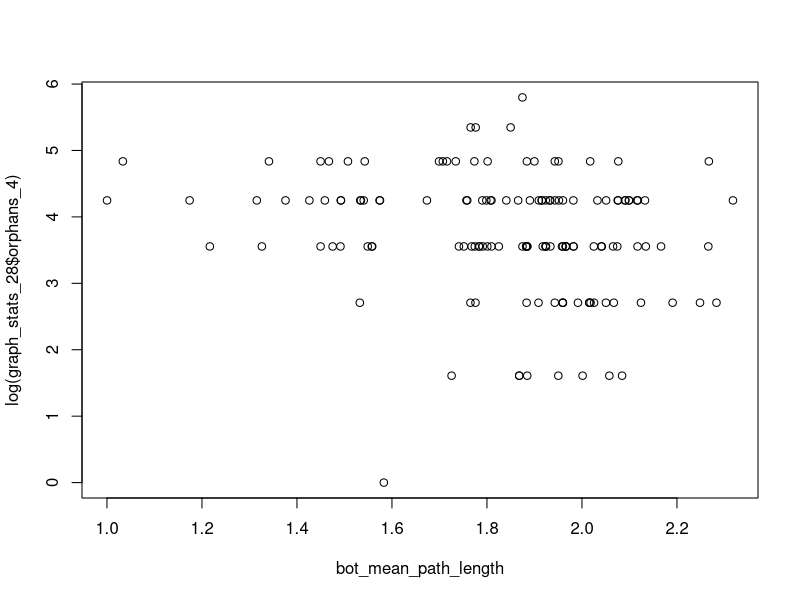
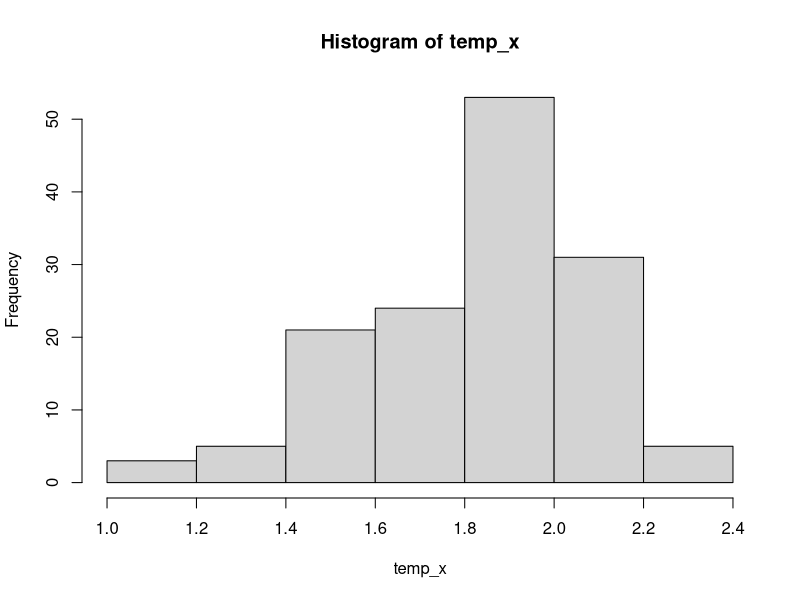
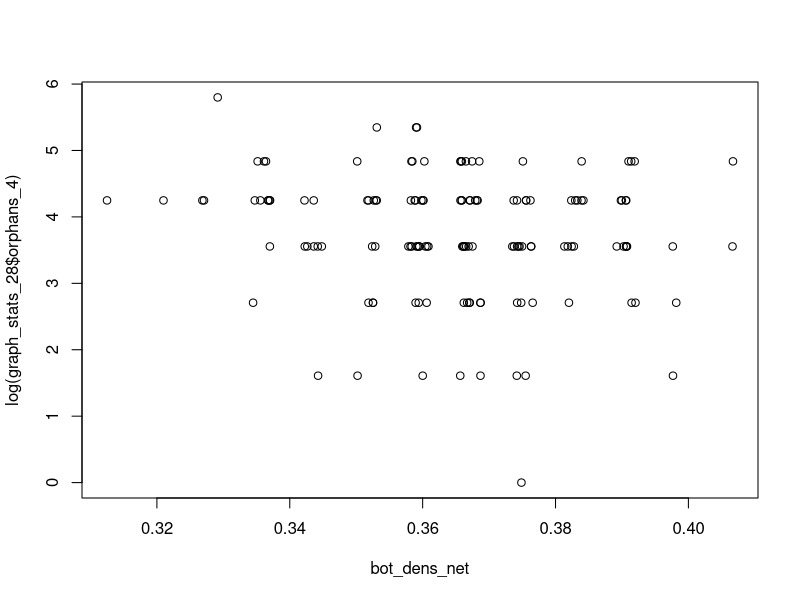
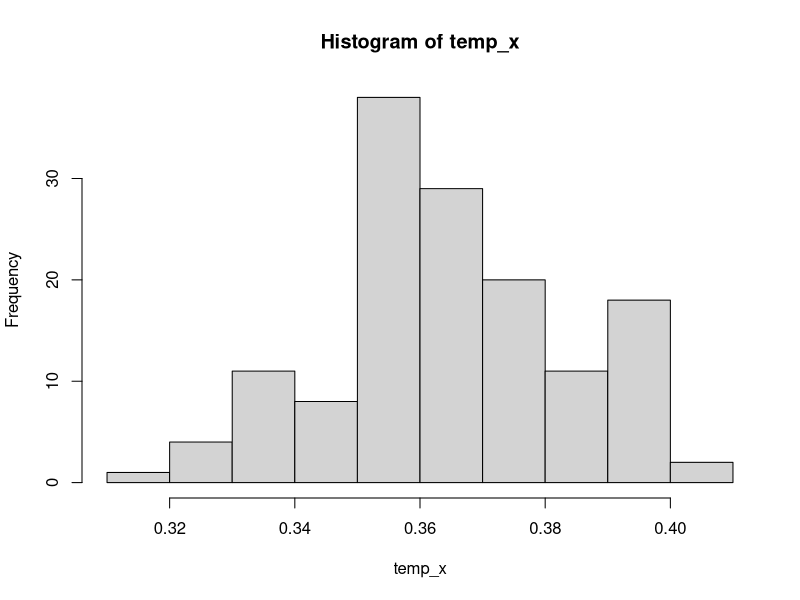
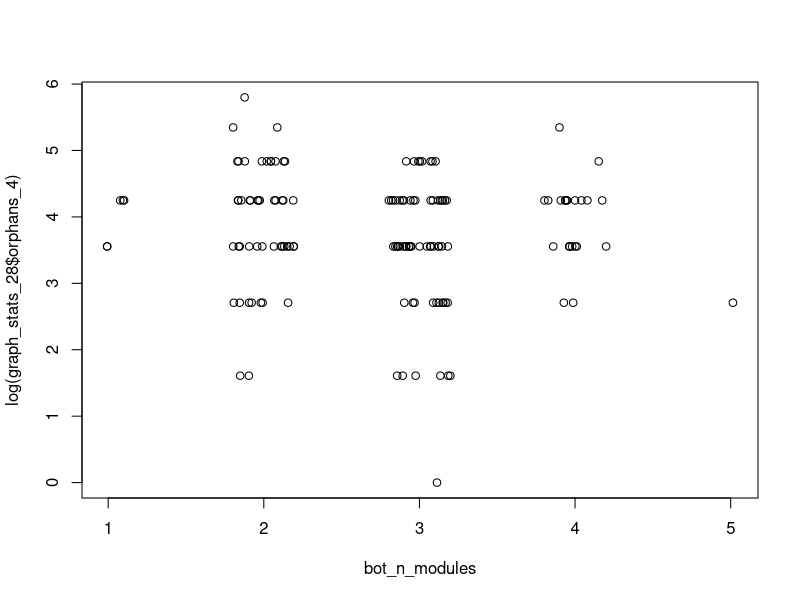
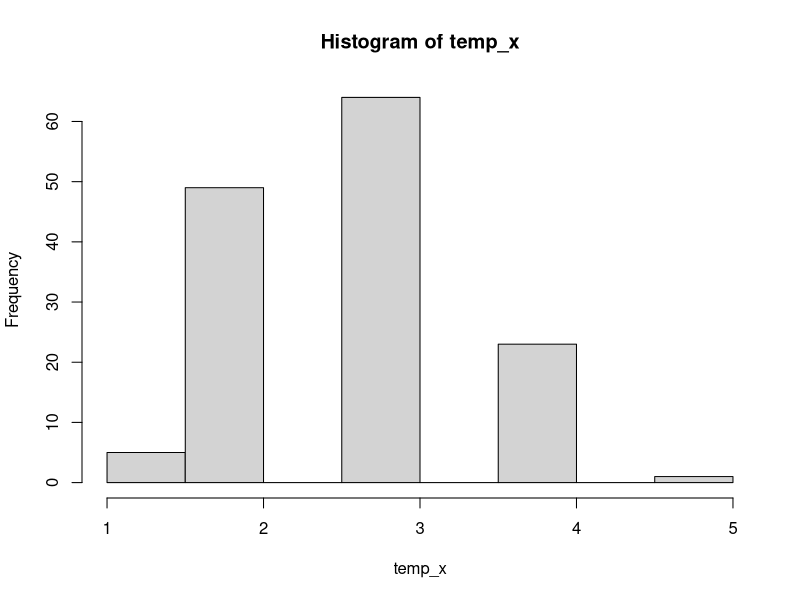
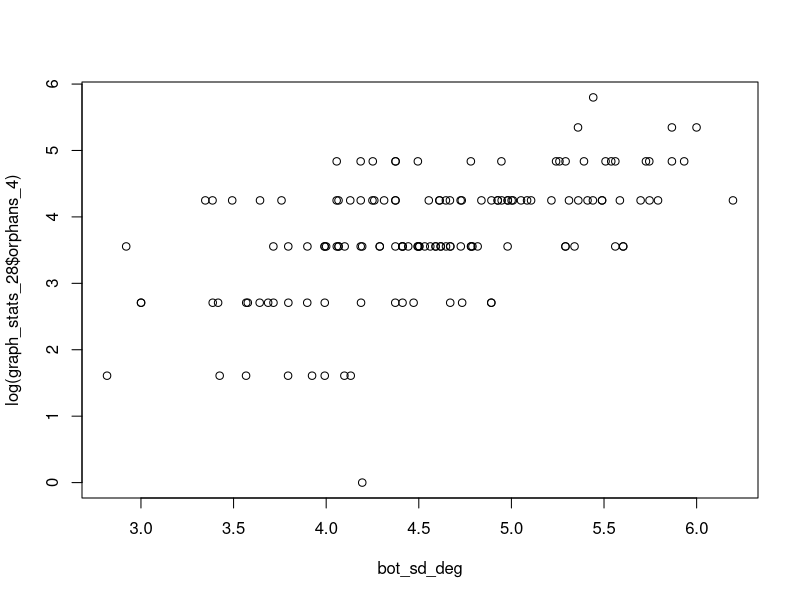
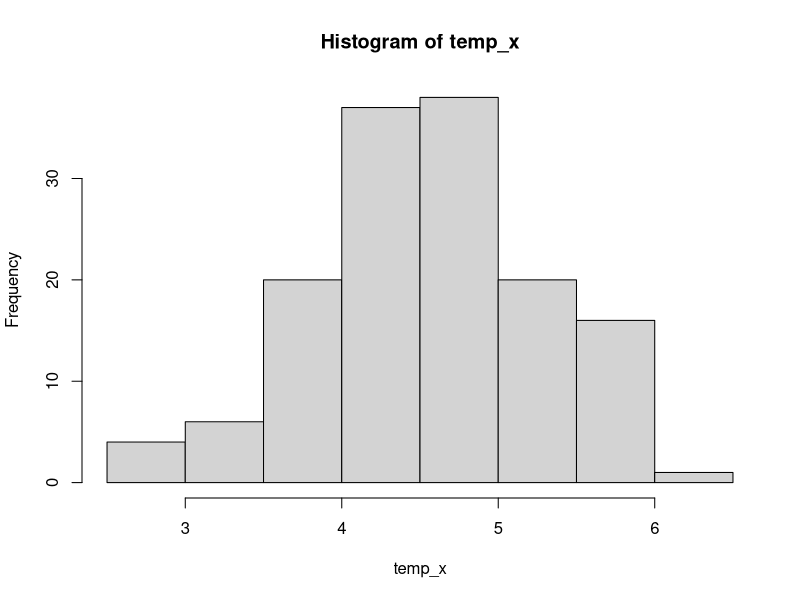

These charts were generated, in order, by the following R code:
## ---- chunk 1
knitr::opts_chunk$set(echo = TRUE, message=F)
## ---- chunk 2
require(tidyverse)
## ---- chunk 3
graph_stats = read_tsv("graph_stats.txt", col_names=F)
#graph_stats_old = read_tsv("graph_stats_old.txt", col_names=F)
colnames(graph_stats) = c("n_receptors", "n_effectors",
        "bot_degeneracy", "bot_dens_net",
        "bot_mean_deg", "bot_sd_deg",
        "bot_n_modules", "bot_modularity_net",
        "bot_mean_path_length", "bot_sd_path_length",
        "bip_degeneracy", "bip_dens_net", "bip_mean_deg", "bip_sd_deg",
        "bip_n_modules", "bip_modularity_net", "bot_skew_deg", "bip_skew_deg")

redundancy_stats = read_tsv("redundancy_stats.txt", col_names=F)
colnames(redundancy_stats) = paste("orphans_", 0:(ncol(redundancy_stats)-1), sep='')

graph_stats$orphans_3 = redundancy_stats$orphans_3
graph_stats$orphans_4 = redundancy_stats$orphans_4

graph_stats$n_connections = graph_stats$bip_dens_net * 8 * 16
graph_stats$ID = 1:1000

ind = which.max(table(graph_stats$n_connections))
graph_stats_28 <- subset(graph_stats, 
                    graph_stats$n_connections==as.numeric(names(ind)))
## ---- chunk 4

linmod <- lm(data = graph_stats_28, formula = log(orphans_4) ~ bot_mean_path_length + bip_modularity_net + bip_n_modules + bot_dens_net + bot_modularity_net + bot_n_modules + bip_dens_net + bot_sd_deg + bip_sd_deg + bot_skew_deg + bip_skew_deg + bip_mean_deg + bot_mean_deg)

bestmod = step(linmod)
bestmod

var_cov_bestmod = vcov(bestmod)
round(cov2cor(var_cov_bestmod), 3)

## ---- chunk 5
coef_names <- tail(names(bestmod$coefficients), -1)
for (coef in coef_names){
    temp_x = unlist(graph_stats_28[,coef])
  plot(jitter(temp_x), log(graph_stats_28$orphans_4)
       , xlab=coef)
  hist(temp_x)
}
## ---- chunk 6
linmod <- lm(data = graph_stats_28, formula = log(orphans_4) ~  bip_sd_deg + bip_skew_deg + bot_dens_net + bot_sd_deg)

bestmod = step(linmod)
bestmod
## ---- chunk 7
linmod <- lm(data = graph_stats_28, formula = log(orphans_4) ~  bot_sd_deg + bip_sd_deg + bot_skew_deg + bip_skew_deg + bot_modularity_net)

bestmod = step(linmod)
bestmod
## ---- chunk 8
var_cov_bestmod = vcov(bestmod)
cov2cor(var_cov_bestmod)
cor.test(graph_stats_28$bot_skew_deg, graph_stats_28$bot_sd_deg)
cor.test(graph_stats_28$bot_skew_deg, graph_stats_28$bip_skew_deg)
cor.test(graph_stats_28$bot_sd_deg, graph_stats_28$bip_sd_deg)
cor.test(graph_stats_28$bip_skew_deg, graph_stats_28$bip_sd_deg)



## ---- chunk 9
ids_ordered = graph_stats_28$ID[order(graph_stats_28$orphans_4)]
high_redun_ids = head(ids_ordered, 20)
low_redun_ids = tail(ids_ordered, 20)
    
## ---- chunk 10
linmod <- lm(data = graph_stats, formula = log(orphans_4+0.1) ~ bip_dens_net + bot_sd_deg + bip_sd_deg + bot_skew_deg + bip_skew_deg)

bestmod = step(linmod, trace=0)
bestmod

var_cov_bestmod = vcov(bestmod)
round(cov2cor(var_cov_bestmod), 3)

